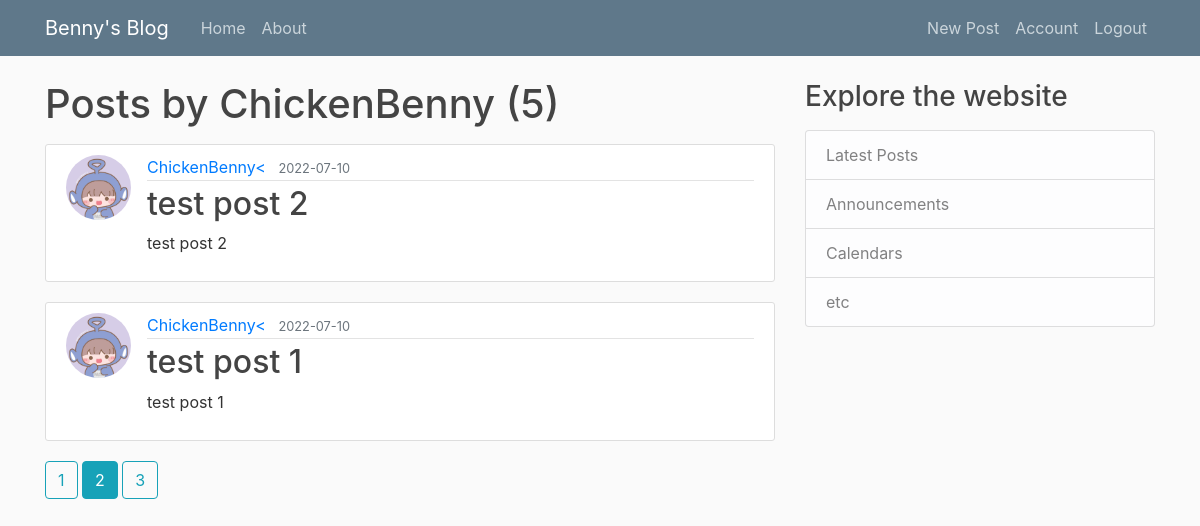
Screenshot of /user/ChickenBenny?page=2 (signed in) with the database file from the repository.
### Social_Network/models.py (models this page shows, shortened)
class User(db.Model, UserMixin):
    id = db.Column(db.Integer, primary_key = True)
    username = db.Column(db.String(20), unique = True, nullable = False)
    email = db.Column(db.String(20), unique = True, nullable = False)
    image_file = db.Column(db.String(20), nullable = False, default = 'default.jpg')
    password = db.Column(db.String(60), nullable = False)
    posts = db.relationship('Post', backref = 'author', lazy = True)

class Post(db.Model):
    id = db.Column(db.Integer, primary_key = True)
    title = db.Column(db.String(100), nullable = False)
    date_posted = db.Column(db.DateTime, nullable = False, default = datetime.utcnow)
    content = db.Column(db.Text, nullable = False)
    user_id = db.Column(db.Integer, db.ForeignKey('user.id'), nullable = False)

### Social_Network/routes.py (the view)
@app.route("/user/<string:username>")
def user_posts(username):
    page = request.args.get('page', 1, type = int)
    user = User.query.filter_by(username = username).first_or_404()
    posts = Post.query.filter_by(author = user).order_by(Post.date_posted.desc()).paginate(page = page, per_page = 2)
    return render_template('user_posts.html', posts = posts, user = user)

### Social_Network/models.py (called while the page is built)
@login_manager.user_loader
def load_user(user_id):
    return User.query.get(int(user_id))

### Social_Network/templates/user_posts.html (shortened to what this page needs)
{% extends "base.html" %}
{% block content %}
    <h1 class="mb-3">Posts by {{ user.username }} ({{ posts.total }})</h1>
    {% for post in posts.items %}
        <article class="media content-section">
            <img class="rounded-circle article-img" src="{{ url_for('static', filename='profile_pics/' + post.author.image_file) }}">
            <div class="media-body">
                <div class="article-metadata">
                    <a class="mr-2" href="{{ url_for('user_posts', username=post.author.username) }}">{{ post.author.username }}<</a>
                    <small class="text-muted">{{ post.date_posted.strftime('%Y-%m-%d') }}</small>
                </div>
                <h2><a class="article-title" href="{{ url_for('post', post_id=post.id) }}">{{ post.title }}</a></h2>
                <p class="article-content">{{ post.content }}</p>
            </div>
        </article>
    {% endfor %}
    {% for page_num in posts.iter_pages(left_edge=1, right_edge=1, left_current=1, right_current=2) %}
        {% if page_num %}
            {% if posts.page == page_num %}
                <a class="btn btn-info mb-4" href="{{ url_for('user_posts', username=user.username, page=page_num) }}">{{ page_num }}</a>
            {% else %}
                <a class="btn btn-outline-info mb-4" href="{{ url_for('user_posts', username=user.username, page=page_num) }}">{{ page_num }}</a>
            {% endif %}
        {% endif %}
    {% endfor %}
{% endblock content %}

### Social_Network/static/style.css (style rules this page uses)
body { background: #fafafa; color: #333333; margin-top: 5rem; }
h1, h2, h3, h4, h5, h6 { color: #444444; }
.content-section { background: #ffffff; padding: 10px 20px; border: 1px solid #dddddd; border-radius: 3px; margin-bottom: 20px; }
.article-title { color: #444444; }
.article-content { white-space: pre-line; }
.article-img { height: 65px; width: 65px; margin-right: 16px; }
.article-metadata { padding-bottom: 1px; margin-bottom: 4px; border-bottom: 1px solid #e3e3e3 }

### rows the page displays
User: username "ChickenBenny"
Post: image_file (placeholder picture), author.username "ChickenBenny", date_posted "2022-07-10", title "test post 2", content "test post 2"
Post: image_file (placeholder picture), author.username "ChickenBenny", date_posted "2022-07-10", title "test post 1", content "test post 1"

### other values shown
{{ posts.total }} "5"
{{ page_num }} "1" "3"
{{ page_num }} "2"
